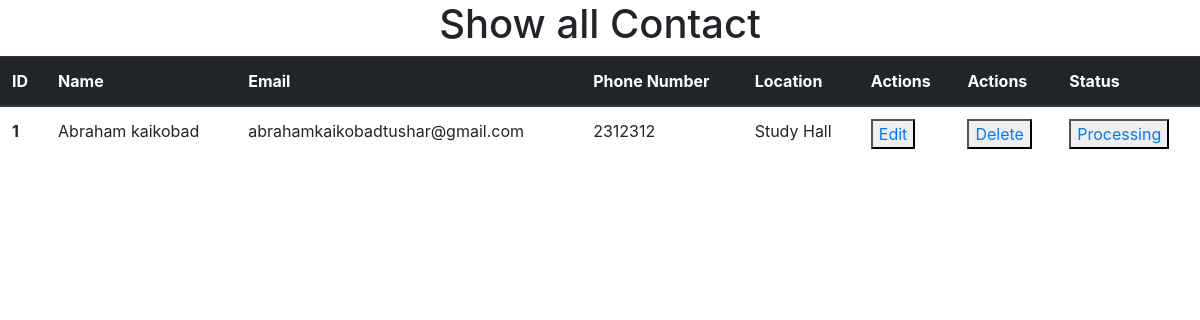
/claimers/, run on an earlier commit of the app's database.
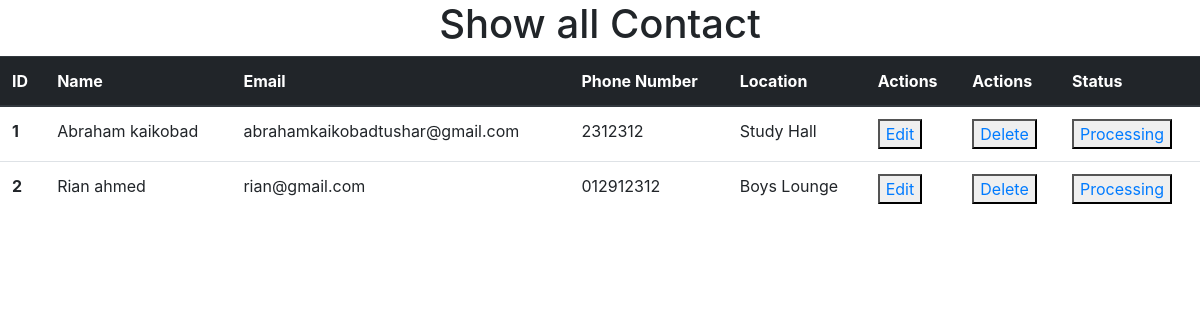
And on a later commit of the database.
### claim_items/models.py (models this page shows, shortened)
class Contact(models.Model):
    name = models.CharField(max_length=100)
    email = models.EmailField()
    phone_number = models.CharField(max_length=20)
    description = models.TextField()
    location = models.CharField(max_length=100)

### claim_items/views.py (the view)
# urls.py: path('claimers/',show_profile,name='profile-show'),
def show_profile(request):
    profile=Contact.objects.all()
    return render(request,'claim/show_claimers.html',{'Profile':profile})

### claim_items/templates/claim/show_claimers.html (shortened to what this page needs)
<!doctype html>
<html lang="en">
  <head>
    <link rel="stylesheet" href="https://cdn.jsdelivr.net/npm/bootstrap@4.0.0/dist/css/bootstrap.min.css">
  </head>
  <body>
    <h1 class="" style="text-align: center;">Show all Contact</h1>
    <table class="table">
        <thead class="thead-dark">
          <tr>
            <th scope="col">ID</th>
            <th scope="col">Name</th>
            <th scope="col">Email</th>
            <th scope="col">Phone Number</th>
            <th scope="col">Location</th>
            <th scope="col">Actions</th>
            <th scope="col">Actions</th>
            <th scope="col">Status</th>
          </tr>
        </thead>
        <tbody>
            {% for x in Profile %}
          <tr>
            <th scope="row">{{ forloop.counter }}</th>
            <td>{{x.name}}</td>
            <td>{{x.email}}</td>
            <td>{{x.phone_number}}</td>
            <td>{{x.location}}</td>
            <td><button><a href="{% url 'claim-form' %}">Edit</a></button></td>
            <td><button><a href="#">Delete</a></button></td>
            <td><button><a href="#">Processing</a></button></td>
          </tr>
          <tr>
            {% endfor %}
        </tbody>
      </table>
  </body>
</html>

What changed in the data, as far as the page shows it:
added Contact: name "Rian ahmed", email "rian@gmail.com", phone_number "012912312", location "Boys Lounge"
